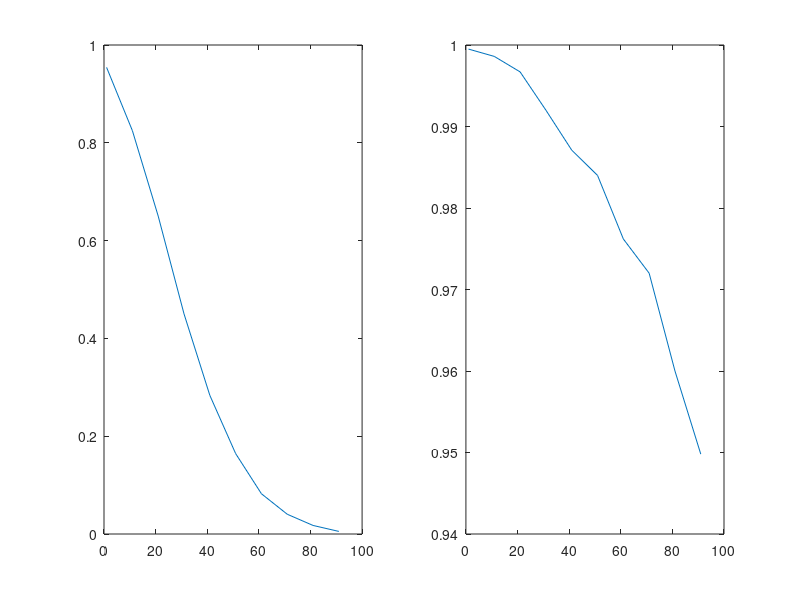

Write the MATLAB code that produced this figure.
m1 = 1000;
m2 = 100000;
E = 1e4;
x=1:10:100;

y1=zeros(1,10);
for n = 10:10:100
    mx = randi(m1,n,E);
    dif = zeros(1,E);
    for ncol=1: E
        col = mx(:,ncol); 
        dif(ncol)=length(unique(col))==n;
    end
    y1(n)= sum(dif)/E;
end
y1 = y1(10:10:end);

y2=zeros(1,10);
for n = 10:10:100
    mx = randi(m2,n,E);
    dif = zeros(1,E);
    for ncol=1: E
        col = mx(:,ncol); 
        dif(ncol)=length(unique(col))==n;
    end
    y2(n)= sum(dif)/E;
end
y2 = y2(10:10:end);


subplot(1,2,1);
plot(x,y1);

subplot(1,2,2);
plot(x,y2);